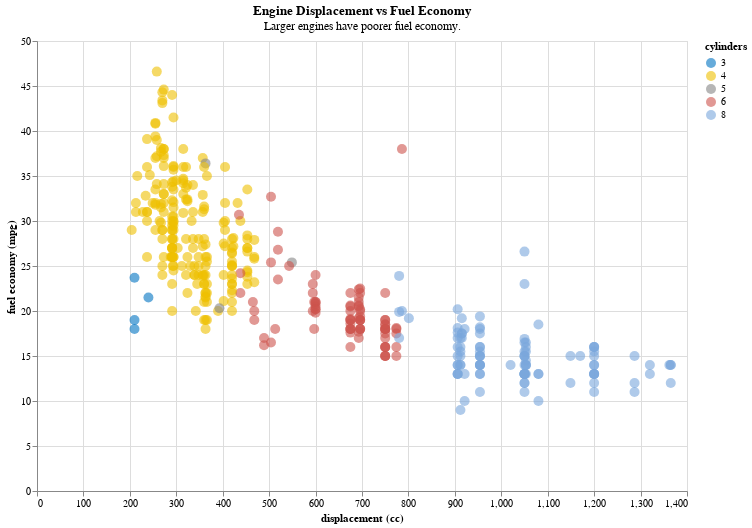

The code cell stored with this chart in its notebook:
### Markdown cell above
## Google Charts theme

### Code cell
alt.theme.enable('googlecharts')

display(chart)

### Figure 1 — Vega-Lite specification as saved in the notebook (floating-point values rounded to 4 significant figures; data arrays with more than 128 entries replaced by an {"elided": "..."} marker saying what was removed)
{"usermeta": {"embedOptions": {"theme": "googlecharts"}}, "config": {"view": {"continuousWidth": 300, "continuousHeight": 300}}, "data": {"name": "data-695524daee6977fde8d91f11cebec55b"}, "mark": {"type": "circle", "opacity": 0.6, "size": 100}, "encoding": {"color": {"field": "Cylinders", "scale": {"range": ["#0073C2", "#EFC000", "#868686", "#CD534C", "#7AA6DC", "#003C67", "#8F7700", "#3B3B3B", "#A73030", "#4A6990"]}, "title": "cylinders", "type": "nominal"}, "tooltip": {"field": "Name", "type": "nominal"}, "x": {"field": "Displacement", "title": "displacement (cc)", "type": "quantitative"}, "y": {"field": "Miles_per_Gallon", "title": "fuel economy (mpg)", "type": "quantitative"}}, "height": 450, "title": {"text": "Engine Displacement vs Fuel Economy", "subtitle": "Larger engines have poorer fuel economy."}, "width": 650, "$schema": "https://vega.github.io/schema/vega-lite/v5.20.1.json", "datasets": {"data-695524daee6977fde8d91f11cebec55b": {"elided": "406 records"}}}
